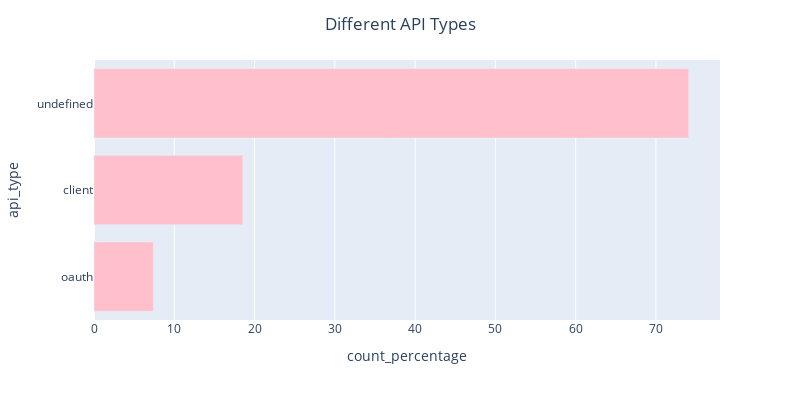

Here is the notebook cell this chart was saved with:
### Code cell
count_percentage_plot_by_column('api_type','Different API Types','pink',False)

### Figure 1 — Plotly figure (JSON) as saved in the notebook; plotly's stock layout.template omitted (floating-point values rounded to 4 significant figures)
{"data": [{"alignmentgroup": "True", "hovertemplate": "count_percentage=%{x}<br>api_type=%{y}<extra></extra>", "legendgroup": "", "marker": {"color": "pink", "pattern": {"shape": ""}}, "name": "", "offsetgroup": "", "orientation": "h", "showlegend": false, "textposition": "auto", "type": "bar", "x": [7.4, 18.52, 74.08], "xaxis": "x", "y": ["oauth", "client", "undefined"], "yaxis": "y"}], "layout": {"autosize": false, "barmode": "relative", "height": 400, "legend": {"tracegroupgap": 0}, "margin": {"t": 60}, "title": {"text": "Different API Types", "x": 0.5}, "width": 800, "xaxis": {"anchor": "y", "domain": [0, 1], "title": {"text": "count_percentage"}}, "yaxis": {"anchor": "x", "domain": [0, 1], "title": {"text": "api_type"}}}}
